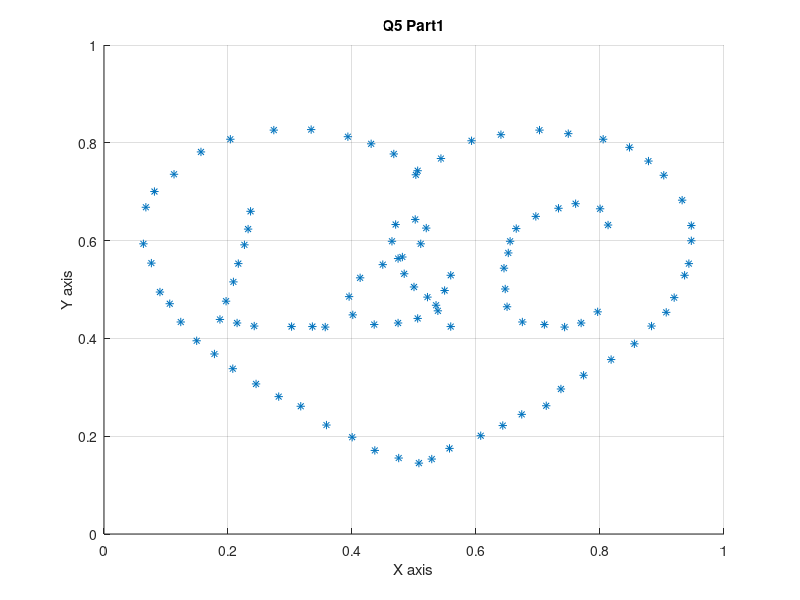

Source code (MATLAB):
clear;
mdata=load('data.mat');

hold on;
title('Q5 Part1');
xlabel('X axis'); % x-axis label
ylabel('Y axis'); % y-axis label

% axes('position', [0.1, 0.1, 0.8, 0.8]); % setup the axes
% axis equal; % Tip: use axis equal to avoid scaling issues

plot(mdata.x, mdata.y, '*');
grid on;